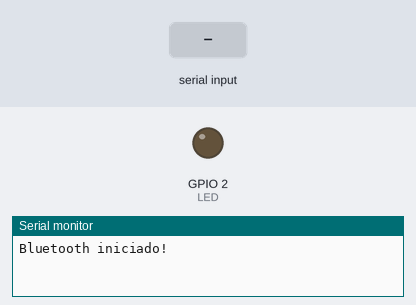
Recording of a sketch running on a simulated ESP32. On the bench: output pins drawn as LEDs (lit = HIGH), the last lines printed to the serial monitor. The test bench sets the inputs (shaded band). Nothing arrives over Bluetooth unless stated.

Above: at 1.2 s.
1.3 s: "LIGA" received over Serial
At 3.6 s:
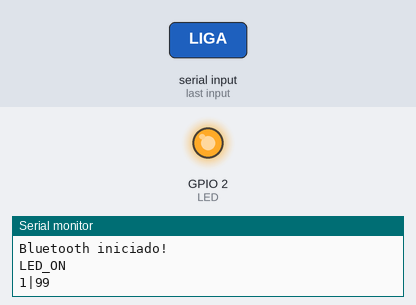
6.3 s: "DESLIGA" received over Serial
At 8.6 s:
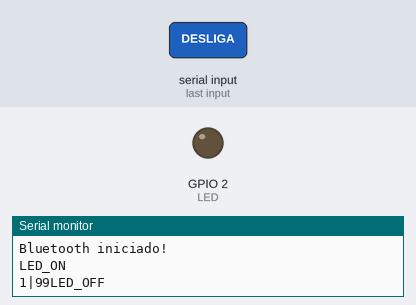
Timing chart, 0 to 10.1 s (numbered marks = the images above; inputs shaded):
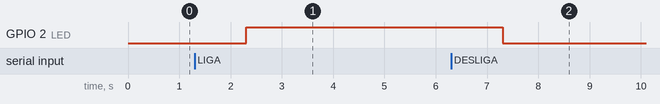

Measured:
- after the input at 1.3 s, GPIO 2 (LED): LOW → HIGH after 1.0 s
- after the input at 6.3 s, GPIO 2 (LED): HIGH → LOW after 1.0 s

The sketch:

ESP32_LED_ON_OFF.ino
```cpp
#include "BluetoothSerial.h"
#include "esp_bt.h"
BluetoothSerial ESP_BT;

const int LED = 2;
String receive;
int i = 0;
int j = 100;

void setup() {
  ESP_BT.begin("Esp32");
  Serial.begin(115200);
  Serial.println("Bluetooth iniciado!");

  pinMode(LED, OUTPUT);
  digitalWrite(LED, LOW);
}

void loop() {

  // Verifica se há dados disponíveis para leitura
  if (ESP_BT.available()) {
    receive = ESP_BT.readString();
    Serial.println(receive);
  }

  // Verifica se há dados disponíveis para enviar do Serial
  if (Serial.available()) {
    receive = Serial.readString();
    ESP_BT.println(receive);
  }

  // Controla o LED baseado nos comandos recebidos
  if (receive == "LIGA") {
    digitalWrite(LED, HIGH);
    Serial.println("LED_ON");

    if (ESP_BT.connected()) {
    i++;
    j--;
    ESP_BT.print(String(i) + "|" + String (j)); // Enviar mensagem apenas quando conectado
    Serial.print(String(i) + "|" + String (j));
  }
  }
  else if (receive == "DESLIGA") {
    digitalWrite(LED, LOW);
    Serial.println("LED_OFF");
  }

  // Limpa a variável 'receive' para a próxima iteração
  receive = "";
}
```
